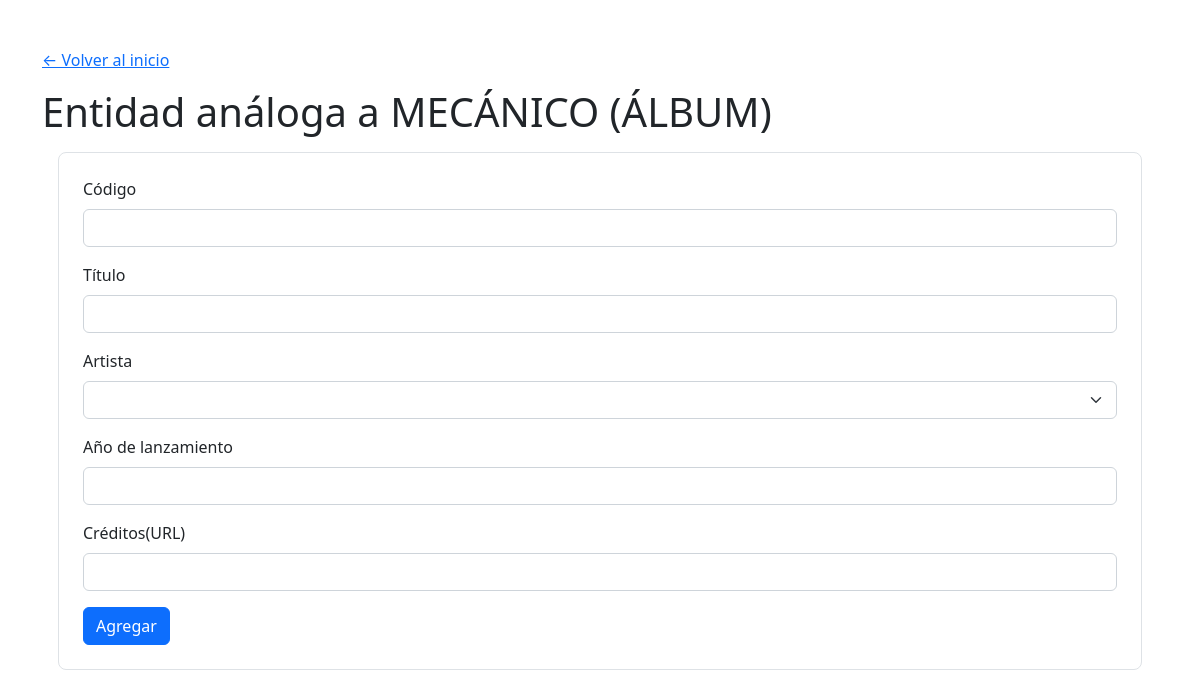
The app's page /album/empresa.php, older data.
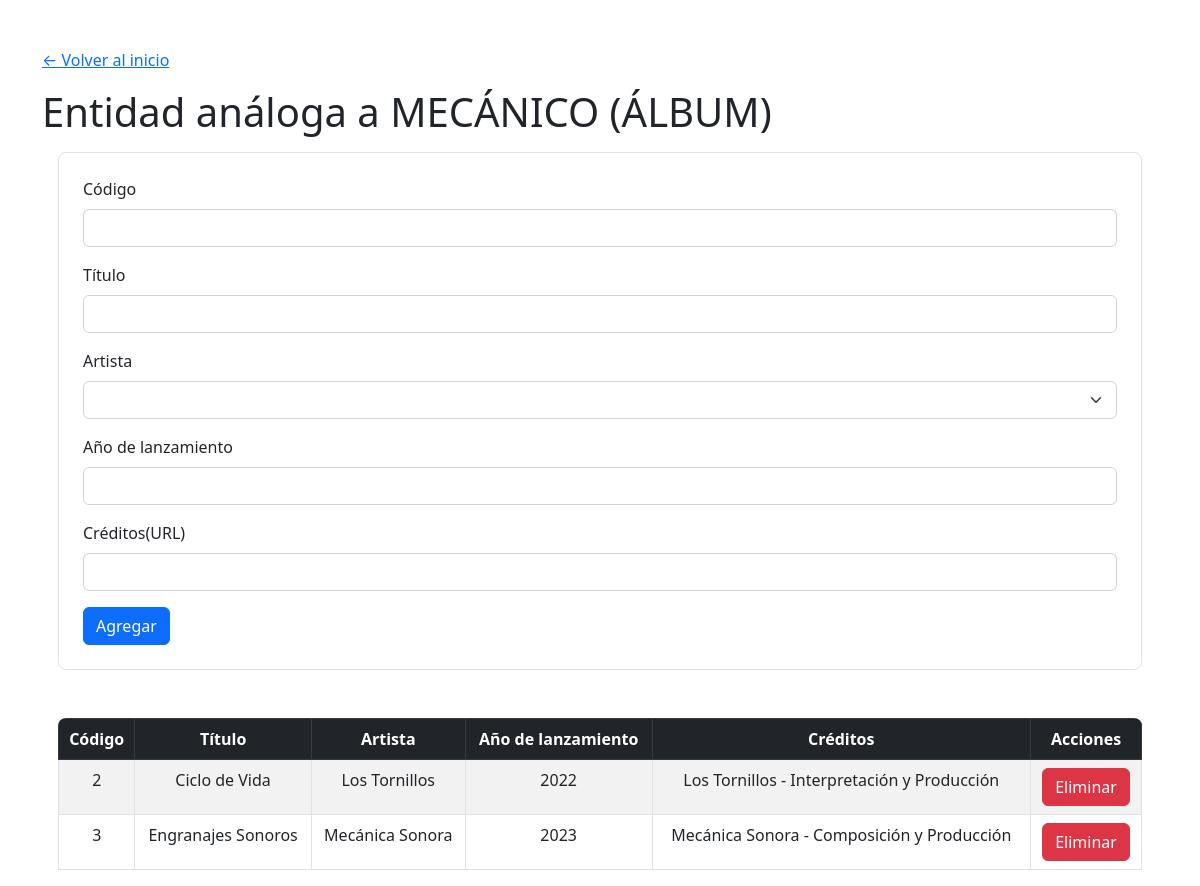
The same page, newer data.
### tables this page shows
CREATE TABLE ALBUM(
    CODIGO INT PRIMARY KEY,
    TITULO VARCHAR(30) NOT NULL,
    ANO_LANZAMIENTO INT NOT NULL,
    CREDITOS VARCHAR(255) NOT NULL,
    CODIGO_ARTISTA INT NOT NULL,
    FOREIGN KEY (CODIGO_ARTISTA) REFERENCES ARTISTA(CODIGO),
    CHECK(CODIGO >= 0),
    CHECK(CODIGO_ARTISTA >= 0),
    CHECK(ANO_LANZAMIENTO > 0)
);

CREATE TABLE ARTISTA(
    CODIGO INT PRIMARY KEY,
    NOMBRE_ARTISTICO VARCHAR(50) NOT NULL UNIQUE,
    GENERO_MUSICAL VARCHAR(30) NOT NULL,
    NOMBRE_OFICIAL VARCHAR(50),
    NUMERO_INTEGRANTES INT,
    TIPO_ARTISTA VARCHAR(10),
    CHECK(TIPO_ARTISTA IN ('Solista','Grupo')),
    CHECK((TIPO_ARTISTA = 'Solista' AND NOMBRE_OFICIAL IS NOT NULL AND NUMERO_INTEGRANTES IS NULL) 
          OR (TIPO_ARTISTA = 'Grupo' AND NOMBRE_OFICIAL IS NULL AND NUMERO_INTEGRANTES IS NOT NULL)),
    CHECK(CODIGO >= 0),
    CHECK(NUMERO_INTEGRANTES > 1)
);

### artista/artista_select.php (called while the page is built, shortened)
<?php
require('../config/conexion.php');
$query = "SELECT * FROM artista";
$resultadoArtista = mysqli_query($conn, $query) or die(mysqli_error($conn));

### album/empresa_select.php (called while the page is built, shortened)
<?php
require('../config/conexion.php');
$query = "SELECT ALBUM.CODIGO, ALBUM.TITULO, ALBUM.ANO_LANZAMIENTO, ALBUM.CREDITOS, ALBUM.CODIGO_ARTISTA,
                 ARTISTA.NOMBRE_ARTISTICO
          FROM ALBUM
          JOIN ARTISTA ON ALBUM.CODIGO_ARTISTA = ARTISTA.CODIGO";
$resultadoEmpresa = mysqli_query($conn, $query) or die(mysqli_error($conn));

### album/empresa.php (the view, shortened to what this page needs)
<?php
include "../includes/header.php";
?>
<h1 class="mt-3">Entidad análoga a MECÁNICO (ÁLBUM)</h1>
<div class="formulario p-4 m-3 border rounded-3">
    <form action="empresa_insert.php" method="post" class="form-group">
        <div class="mb-3">
            <label for="nit" class="form-label">Código</label>
            <input type="number" class="form-control" id="nit" name="nit" required>
        </div>
        <div class="mb-3">
            <label for="nombre" class="form-label">Título</label>
            <input type="text" class="form-control" id="nombre" name="nombre" required>
        </div>
        <div class="mb-3">
            <label for="artista" class="form-label">Artista</label>
            <select name="artista" id="artista" class="form-select">
                <option value="" selected disabled hidden></option>
                <?php
                require("../artista/artista_select.php");
                if($resultadoArtista):
                    foreach ($resultadoArtista as $fila):
                ?>
                <?php
                    endforeach;
                endif;
                ?>
            </select>
        </div>
        <div class="mb-3">
            <label for="presupuesto" class="form-label">Año de lanzamiento</label>
            <input type="number" class="form-control" id="presupuesto" name="presupuesto" required>
        </div>
        <div class="mb-3">
            <label for="creditos" class="form-label">Créditos(URL)</label>
            <input type="text" class="form-control" id="creditos" name="creditos" required>
        </div>
        <button type="submit" class="btn btn-primary">Agregar</button>
    </form>
</div>
<?php
require("empresa_select.php");
if($resultadoEmpresa and $resultadoEmpresa->num_rows > 0):
?>
<div class="tabla mt-5 mx-3 rounded-3 overflow-hidden">
    <table class="table table-striped table-bordered">
        <thead class="table-dark">
            <tr>
                <th scope="col" class="text-center">Código</th>
                <th scope="col" class="text-center">Título</th>
                <th scope="col" class="text-center">Artista</th>
                <th scope="col" class="text-center">Año de lanzamiento</th>
                <th scope="col" class="text-center">Créditos</th>
                <th scope="col" class="text-center">Acciones</th>
            </tr>
        </thead>
        <tbody>
            <?php
            foreach ($resultadoEmpresa as $fila):
            ?>
            <tr>
                <td class="text-center"><?= $fila["CODIGO"]; ?></td>
                <td class="text-center"><?= $fila["TITULO"]; ?></td>
                <td class="text-center"><?= $fila["NOMBRE_ARTISTICO"]; ?></td>
                <td class="text-center"><?= $fila["ANO_LANZAMIENTO"]; ?></td>
                <td class="text-center"><?= $fila["CREDITOS"]; ?></td>
                <td class="text-center">
                    <form action="empresa_delete.php" method="post">
                        <button type="submit" class="btn btn-danger">Eliminar</button>
                    </form>
                </td>
            </tr>
            <?php
            endforeach;
            ?>
        </tbody>
    </table>
</div>
<?php
endif;
include "../includes/footer.php";
?>

Row changes from the older to the newer data that the page shows:
added album: CODIGO "2", TITULO "Ciclo de Vida", CODIGO_ARTISTA.NOMBRE_ARTISTICO "Los Tornillos", ANO_LANZAMIENTO "2022", CREDITOS "Los Tornillos - Interpretación y Producción"
added album: CODIGO "3", TITULO "Engranajes Sonoros", CODIGO_ARTISTA.NOMBRE_ARTISTICO "Mecánica Sonora", ANO_LANZAMIENTO "2023", CREDITOS "Mecánica Sonora - Composición y Producción"
Text that changed along with them:
text now shown: "Código Título Artista Año de lanzamiento Créditos Acciones"
